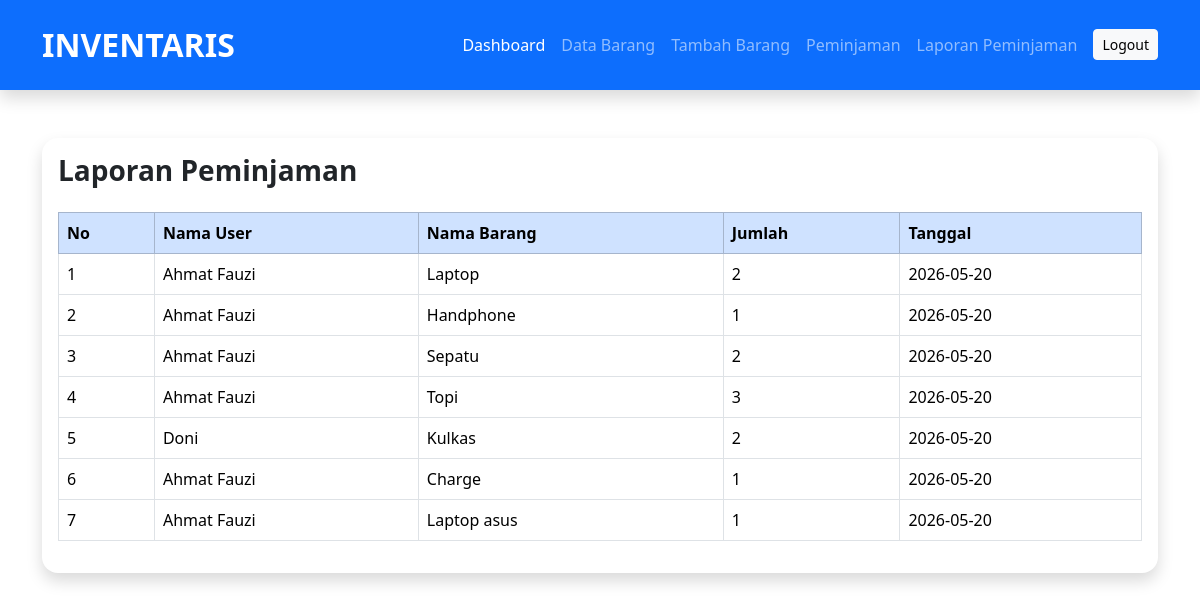
The app's page /laporan.php with its own data.
### tables this page shows
CREATE TABLE `peminjaman` (
  `id_pinjam` int(11) NOT NULL,
  `id_user` int(11) DEFAULT NULL,
  `id_barang` int(11) DEFAULT NULL,
  `jumlah_pinjam` int(11) DEFAULT NULL,
  `tanggal_pinjam` date DEFAULT NULL,
  `status` varchar(20) DEFAULT 'Dipinjam'
);

CREATE TABLE `user` (
  `id_user` int(11) NOT NULL,
  `nama` varchar(100) DEFAULT NULL,
  `username` varchar(50) DEFAULT NULL,
  `password` varchar(100) DEFAULT NULL,
  `role` enum('admin','peminjam') DEFAULT NULL
);

CREATE TABLE `barang` (
  `id_barang` int(11) NOT NULL,
  `nama_barang` varchar(100) DEFAULT NULL,
  `jumlah` int(11) DEFAULT NULL,
  `kondisi_barang` varchar(50) DEFAULT NULL
);

### laporan.php (the view, shortened to what this page needs)
<?php
include "../koneksi.php";
include "../inc/header_adm.php";
$data = mysqli_query($conn,
"SELECT
p.id_pinjam,
u.nama,
b.nama_barang,
p.jumlah_pinjam,
p.tanggal_pinjam
FROM peminjaman p
JOIN user u ON p.id_user = u.id_user
JOIN barang b ON p.id_barang = b.id_barang");
?>
<!DOCTYPE html>
<html>
<head>
    <link href="https://cdn.jsdelivr.net/npm/bootstrap@5.3.8/dist/css/bootstrap.min.css" rel="stylesheet">
</head>
<body>
<div class="container mt-5">
    <div class="card shadow border-0 rounded-4">
        <div class="card-body">
            <h3 class="fw-bold mb-4">Laporan Peminjaman</h3>
            <table class="table table-bordered">
                <tr class="table-primary">
                    <th>No</th>
                    <th>Nama User</th>
                    <th>Nama Barang</th>
                    <th>Jumlah</th>
                    <th>Tanggal</th>
                </tr>
                <?php
                $no = 1;
                while($d = mysqli_fetch_array($data)){
                ?>
                <tr>
                    <td><?= $no++; ?></td>
                    <td><?= $d['nama']; ?></td>
                    <td><?= $d['nama_barang']; ?></td>
                    <td><?= $d['jumlah_pinjam']; ?></td>
                    <td><?= $d['tanggal_pinjam']; ?></td>
                </tr>
                <?php } ?>
            </table>
        </div>
    </div>
</div>
</body>
</html>

### header_adm.php (shortened to what this page needs)
<!DOCTYPE html>
<html lang="en">
<head>
    <link href="https://cdn.jsdelivr.net/npm/bootstrap@5.3.8/dist/css/bootstrap.min.css" rel="stylesheet">
</head>
<body>
<nav class="navbar navbar-expand-lg navbar-dark bg-primary shadow py-3">
    <div class="container">
        <a class="navbar-brand fw-bold fs-2" href="dashboard.php">INVENTARIS</a>
        <div class="collapse navbar-collapse" id="navbarNav">
            <ul class="navbar-nav ms-auto">
                <li class="nav-item">
                    <a class="nav-link active" href="dashboard.php">Dashboard</a>
                </li>
                <li class="nav-item">
                    <a class="nav-link" href="barang.php">Data Barang</a>
                </li>
                <li class="nav-item">
                    <a class="nav-link" href="tambah_barang.php">Tambah Barang</a>
                </li>
                <li class="nav-item">
                    <a class="nav-link" href="peminjaman.php">Peminjaman</a>
                </li>
                <li class="nav-item">
                    <a class="nav-link" href="laporan.php">Laporan Peminjaman</a>
                </li>
                <li class="nav-item ms-2 mt-1">
                    <a class="btn btn-light btn-sm" href="../logout.php">Logout</a>
                </li>
            </ul>
        </div>
    </div>
</nav>

### header_adm.php (style rules this page uses)
body { background: #f4f6f9; }

### records on screen
peminjaman: id_user.nama "Ahmat Fauzi", id_barang.nama_barang "Laptop", jumlah_pinjam "2", tanggal_pinjam "2026-05-20"
peminjaman: id_user.nama "Ahmat Fauzi", id_barang.nama_barang "Handphone", jumlah_pinjam "1", tanggal_pinjam "2026-05-20"
peminjaman: id_user.nama "Ahmat Fauzi", id_barang.nama_barang "Sepatu", jumlah_pinjam "2", tanggal_pinjam "2026-05-20"
peminjaman: id_user.nama "Ahmat Fauzi", id_barang.nama_barang "Topi", jumlah_pinjam "3", tanggal_pinjam "2026-05-20"
peminjaman: id_user.nama "Doni", id_barang.nama_barang "Kulkas", jumlah_pinjam "2", tanggal_pinjam "2026-05-20"
peminjaman: id_user.nama "Ahmat Fauzi", id_barang.nama_barang "Charge", jumlah_pinjam "1", tanggal_pinjam "2026-05-20"
peminjaman: id_user.nama "Ahmat Fauzi", id_barang.nama_barang "Laptop asus", jumlah_pinjam "1", tanggal_pinjam "2026-05-20"
